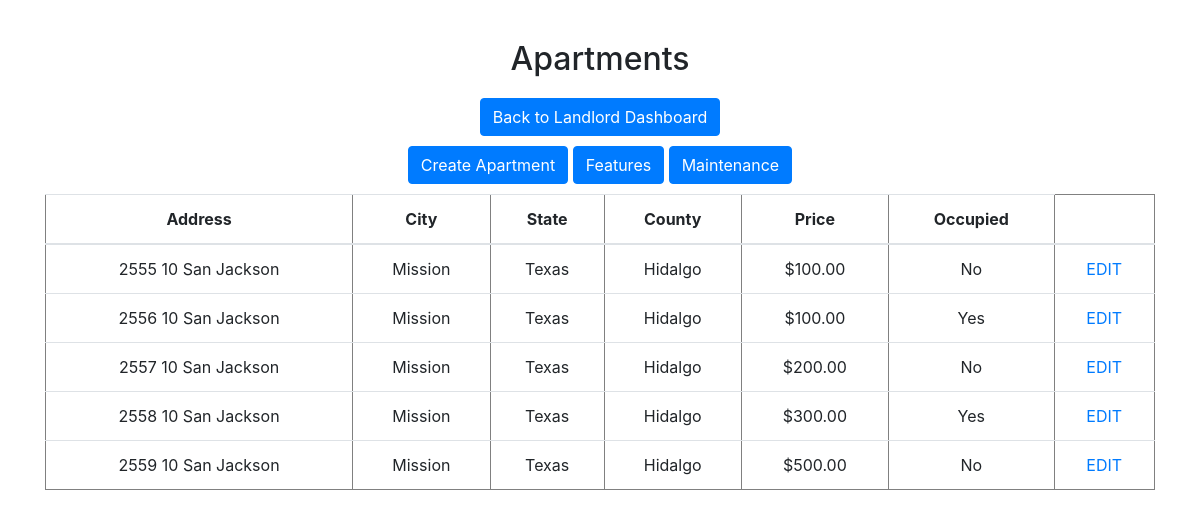
Page /apartment.php on the committed database.
### tables this page shows
CREATE TABLE `Apartment` (
  `Apartment_ID` mediumint(8) unsigned NOT NULL auto_increment,
  `Apartment_Street` text(30) default NULL,
  `Apartment_Number` mediumint(8) unsigned default NULL,
  `Apartment_StreetNumber` mediumint(8) unsigned default 1000,
  `Apartment_City` text(30) default NULL,
  `Apartment_State` text(30) default NULL,
  `Apartment_County` text(30) default NULL,
  `Apartment_ApartmentPrice` decimal(65,2) default NULL,
  `Apartment_Occupied` bit default 0  ,

  PRIMARY KEY (`Apartment_ID`)
) AUTO_INCREMENT=1;

### apartment.php (the view, shortened to what this page needs)
<!DOCTYPE html>
<html>
	<head>
		<link rel="stylesheet" href="https://maxcdn.bootstrapcdn.com/bootstrap/4.0.0/css/bootstrap.min.css">
	</head>
		<body>
			<h2 style="margin-bottom:15px;">Apartments</h2>
			<div class="container linkbutton">
				<a class="btn btn-primary" href="landlorddashboard.php" >Back to Landlord Dashboard</a>
			</div>
			<div class="container linkbutton">
				<a class="btn btn-primary" href="createapartment.php" >Create Apartment</a>
				<a class="btn btn-primary" href="features_v2.php" >Features</a>
				<a class="btn btn-primary" href="maintenance_v2.php" >Maintenance</a>
			</div>
			<?php
				$servername = "localhost";
				$username = "root";
				$password = "";
				$dbname = "landlord";
				$conn = new mysqli($servername, $username, $password, $dbname);
			?>
			<div class="container">
				<div class="form-group">
				  	<table class= "table" border='1'>
				  		<thread>
							<tr>
								<th scope= "col">Address</th>
								<th scope= "col">City</th>
								<th scope= "col">State</th>
								<th scope= "col">County</th>
								<th scope= "col">Price</th>
								<th scope= "col">Occupied</th>
							</tr>
						</thread>
						<tbody>
							<?php
								$sql = "SELECT Apartment_ID, Apartment_Street,Apartment_Number,Apartment_StreetNumber,Apartment_City,Apartment_State,Apartment_County,Apartment_ApartmentPrice,Apartment_Occupied FROM Apartment";
								$result = $conn->query($sql);
								if ($result->num_rows > 0)
								{
								    while($row = $result->fetch_assoc())
									{
							        	echo "<tr>";
										echo "<td>" . $row['Apartment_Number'] . " " . $row['Apartment_StreetNumber'] . " " . $row['Apartment_Street'] . "</td>";
										echo "<td>" . $row['Apartment_City'] . "</td>";
										echo "<td>" . $row['Apartment_State'] . "</td>";
										echo "<td>" . $row['Apartment_County'] . "</td>";
										echo "<td> $" . $row['Apartment_ApartmentPrice'] . "</td>";
										if ($row["Apartment_Occupied"] == 1)
										{
											echo "<td> Yes </td>";
										}
										else
										{
											echo "<td> No </td>";
										}
										echo '<td><a href="apartmentedit.php?apid='. $row['Apartment_ID']. '">EDIT</a></td>';
										echo "</tr>";
								    }
								}
								else
								{
								    echo "0 results<br>------------------------------------------------<br>";
								}
								echo "</div></div></div>";
							?>
		</body>
</html>

### apartment.php (style rules this page uses)
body { margin-top:40px; text-align: center; }
.container { padding-top: 5px; padding-bottom: 5px; }
.linkbutton { padding-top: 5px; padding-bottom: 5px; padding-left: 5px; padding-right: 5px; }

### rows in the picture
apartment: Apartment_Number "2555", Apartment_StreetNumber "10", Apartment_Street "San Jackson", Apartment_City "Mission", Apartment_State "Texas", Apartment_County "Hidalgo", Apartment_ApartmentPrice "100.00", Apartment_Occupied "No"
apartment: Apartment_Number "2556", Apartment_StreetNumber "10", Apartment_Street "San Jackson", Apartment_City "Mission", Apartment_State "Texas", Apartment_County "Hidalgo", Apartment_ApartmentPrice "100.00", Apartment_Occupied "Yes"
apartment: Apartment_Number "2557", Apartment_StreetNumber "10", Apartment_Street "San Jackson", Apartment_City "Mission", Apartment_State "Texas", Apartment_County "Hidalgo", Apartment_ApartmentPrice "200.00", Apartment_Occupied "No"
apartment: Apartment_Number "2558", Apartment_StreetNumber "10", Apartment_Street "San Jackson", Apartment_City "Mission", Apartment_State "Texas", Apartment_County "Hidalgo", Apartment_ApartmentPrice "300.00", Apartment_Occupied "Yes"
apartment: Apartment_Number "2559", Apartment_StreetNumber "10", Apartment_Street "San Jackson", Apartment_City "Mission", Apartment_State "Texas", Apartment_County "Hidalgo", Apartment_ApartmentPrice "500.00", Apartment_Occupied "No"
